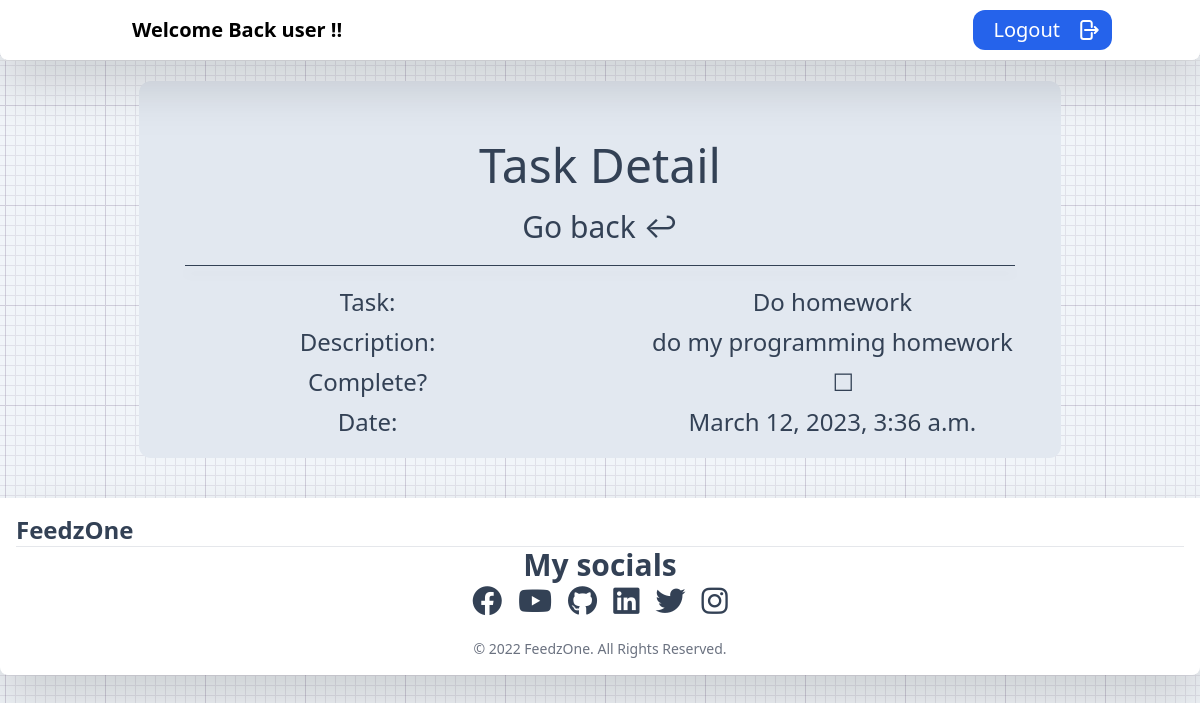
The app's page /task/23 (signed in) with its own data.
### base/models.py (models this page shows, shortened)
class Task(models.Model):
    user = models.ForeignKey(User, on_delete=models.CASCADE, null=True, blank=True)
    title = models.CharField(max_length=200)
    description = models.TextField(null=True, blank=True)
    complete = models.BooleanField(default=False)
    created = models.DateTimeField(auto_now_add=True)
    class Meta:
        ordering = ['complete']

### base/views.py (the view)
# urls.py: path('task/<int:pk>', TaskDetail.as_view(), name='task'),
class TaskDetail(LoginRequiredMixin, DetailView):
    model = Task
    context_object_name = 'Task'
    template_name = 'base/task.html'

### base/templates/base/task.html
{% extends 'layout.html' %}
{% block content %}
<div class="container pt-5 pb-5 justify-center items-center h-15 my-5 w-[95%] md:w-[90%] mx-auto py-0 text-xl md:text-2xl xl:text-3xl text-slate-700 dark:text-white bg-slate-200 dark:bg-slate-700 rounded-xl">
    <h1 class="dark:text-white text-5xl mt-10">Task Detail</h1>
    <div class="mt-5 mb-5">
        <a class="text-3xl dark:text-white" href="{% url 'tasks' %}">Go back &#x21a9</a>
    </div>
    <div class="w-[90%] mx-auto mb-5">
        <hr class="border-slate-700 drop-shadow-xl">
    </div>
    <div class="grid gap-2 grid-cols-2 grid-rows-4 ">
        <p class="">Task:</p>
        <p class="text-clip break-words">{{ Task.title }}</p>
        <p>Description:</p>
        <p class="text-clip break-words">{{ Task.description }}</p>
        <p>Complete?</p>
        <div class="w-[5%] col-start-0 col-span-1 items-center mx-auto px-8 dark:text-white">
            {% if Task.complete is True %}
                <p class="ml-[50%] mr-[50%]">&#x2611</p>
            {% else %}
                <p class="ml-[50%] mr-[50%]">&#x2610</p>
            {% endif %}
        </div>
        <p>Date:</p>
        <p class="text-clip break-words">{{ Task.created }}</p>
    </div>
{% endblock %}

### base/templates/layout.html (shortened to what this page needs)
{% load tailwind_tags %}
{% load static %}
<!DOCTYPE html>
<html lang="en">
<head>
    <link rel="stylesheet" href="https://cdnjs.cloudflare.com/ajax/libs/font-awesome/6.2.0/css/all.min.css"
>
    <link rel="stylesheet" href="/theme/static/css/main.css">
    {% tailwind_css %}
</head>
<body class="bg text-center bg-slate-100 dark:bg-slate-800 w-full h-full">
    {% if request.user.is_authenticated %}
    <header>
    <nav class="bg-white border-gray-200 px-2 sm:px-4 py-2.5 rounded-b-lg dark:bg-gray-900 drop-shadow-2xl">
        <div class="container flex flex-wrap items-center justify-between mx-auto">
        <a href="" class="flex items-center">
            <span class="self-center text-xl font-semibold whitespace-nowrap dark:text-white">Welcome Back {{ request.user}} !!</span>
        </a>
        <div class="flex md:order-2">
            <button class="group h-10 pl-5 flex items-center space-x-4 bg-blue-600 rounded-xl">
                <a href="{% url 'logout' %}" class="text-xl text-white">Logout</a>
                <div class="flex items-center">
                </div>
            </button>
        </div>
        </div>
      </nav>
    </header>
    {% endif %}
    <hr>
    <main class="min-h-screen">
        <div class="container mx-auto pb-10 w-[95%]">
            {% block content %}
            {% endblock %}
        </div>
    </main>
<footer class="p-4 bg-white border-gray-200 px-2 sm:px-4 rounded-b-lg dark:bg-gray-900 drop-shadow-2xl inset-x-0 bottom-0 mt-10 text-slate-700 dark:text-white">
    <div class="sm:flex sm:items-center sm:justify-between">
        <a href="https://FeedzOne.com/" class="flex items-center mb-4 sm:mb-0">
            <span class="self-center text-2xl font-semibold whitespace-nowrap dark:text-white">FeedzOne</span>
        </a>
    </div>
    <hr class="my-6 border-gray-200 sm:mx-auto dark:border-gray-700 lg:my-8">
    <div class="contaner mx-auto w-[50vw] mb-5">
      <h2 class="text-3xl font-bold mb-4 text-center">My socials</h2>
            <ul class="flex space-x-2 text-3xl space-x-4 justify-center">
              <li>
                <a href="https://www.facebook.com/feedzonetv" target="_blank" rel="noopener noreferrer">
                  <i class="fa-brands fa-facebook"></i>
                </a>
              </li>
              <li>
                <a href="https://www.youtube.com/channel/UCR49N6zJwTKV_KLA3upVVpQ" target="_blank" rel="noopener noreferrer">
                  <i class="fa-brands fa-youtube"></i>
                </a>
              </li>
              <li>
                <a href="https://github.com/FeedzOne" target="_blank" rel="noopener noreferrer">
                  <i class="fa-brands fa-github hover:opacity-80"></i>
                </a>
              </li>
              <li>
                <a href="https://www.linkedin.com/in/erick-miguel-paredes-ortega/" target="_blank" rel="noopener noreferrer">
                  <i class="fa-brands fa-linkedin"></i>
                </a>
              </li>
              <li>
                <a href="https://twitter.com/FeedzOneTV" target="_blank" rel="noopener noreferrer">
                  <i class="fa-brands fa-twitter"></i>
                </a>
              </li>
              <li>
                <a href="https://www.instagram.com/feedzonetv/" target="_blank" rel="noopener noreferrer">
                  <i class="fa-brands fa-instagram"></i>
                </a>
              </li>
            </ul>
    </div>
    <span class="block text-sm text-gray-500 text-center dark:text-gray-400">&#169; 2022 <a href="https://FeedzOne.com/" class="hover:underline">FeedzOne</a>. All Rights Reserved.
    </span>
  </footer>
</body>
</html>

### records on screen
Task: title "Do homework", description "do my programming homework", created "March 12, 2023, 3:36 a.m."

### other values on screen
{{ request.user }} "user"
